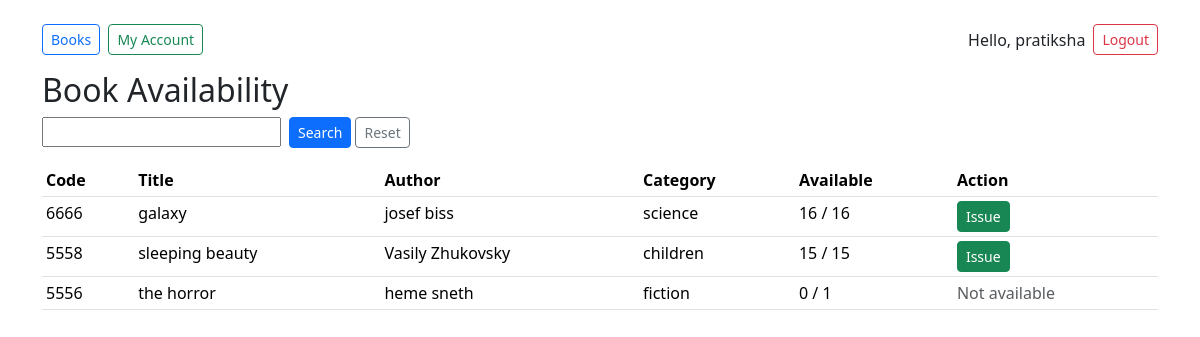
/books/ (signed in), run on the app's committed database.
### library/models.py (models this page shows, shortened)
class Book(models.Model):
    code_no = models.CharField(max_length=50, unique=True)  # unique code like SC(B/M)000001
    title = models.CharField(max_length=255)
    author = models.CharField(max_length=255, blank=True)
    category = models.ForeignKey(Category, on_delete=models.SET_NULL, null=True, blank=True)
    isbn = models.CharField(max_length=40, blank=True)
    total_copies = models.PositiveIntegerField(default=1)
    available_copies = models.PositiveIntegerField(default=1)
    added_on = models.DateField(auto_now_add=True)
    def is_available(self):
        return self.available_copies > 0

class Category(models.Model):
    name = models.CharField(max_length=100)
    class Meta:
        verbose_name_plural = "Categories"
    def __str__(self):
        return self.name

### library/views.py (the view)
# urls.py: path('books/', views.book_availability, name='book_availability'),
@login_required
def book_availability(request):
    form = BookSearchForm(request.GET or None)
    books = Book.objects.all().order_by('title')
    if form.is_valid() and form.cleaned_data.get('q'):
        q = form.cleaned_data['q']
        books = books.filter(title__icontains=q)
    return render(request, 'library/book_availability.html', {'books': books, 'form': form})

### library/forms.py
class BookSearchForm(forms.Form):
    q = forms.CharField(label="Search books (title)", required=False)

### library/templates/library/book_availability.html (shortened to what this page needs)
{% extends "library/base.html" %}
{% block content %}
<h2>Book Availability</h2>
<form method="get" class="mb-3 row g-2">
  <div class="col-auto">
    {{ form.q }}
  </div>
  <div class="col-auto">
    <button class="btn btn-primary btn-sm">Search</button>
    <a class="btn btn-outline-secondary btn-sm" href="{% url 'book_availability' %}">Reset</a>
  </div>
</form>
<table class="table table-sm">
  <thead>
    <tr>
      <th>Code</th>
      <th>Title</th>
      <th>Author</th>
      <th>Category</th>
      <th>Available</th>
      <th>Action</th>
    </tr>
  </thead>
  <tbody>
    {% for b in books %}
      <tr>
        <td>{{ b.code_no }}</td>
        <td>{{ b.title }}</td>
        <td>{{ b.author }}</td>
        <td>{{ b.category }}</td>
        <td>{{ b.available_copies }} / {{ b.total_copies }}</td>
        <td>
          {% if b.is_available %}
            <a class="btn btn-sm btn-success" href="{% url 'issue_book' %}?book={{ b.id }}">Issue</a>
          {% else %}
            <span class="text-muted">Not available</span>
          {% endif %}
        </td>
      </tr>
    {% empty %}
      <tr><td colspan="6">No books found.</td></tr>
    {% endfor %}
  </tbody>
</table>
{% endblock %}

### library/templates/library/base.html (shortened to what this page needs)
<!doctype html>
<html>
<head>
  <link href="https://cdn.jsdelivr.net/npm/bootstrap@5.3.2/dist/css/bootstrap.min.css" rel="stylesheet">
</head>
<body class="container py-4">
  <nav class="mb-3 d-flex align-items-center">
    <div>
      {% if user.is_staff %}
        <a class="btn btn-sm btn-outline-secondary me-1" href="{% url 'admin_home' %}">Admin Home</a>
      {% else %}
        <a class="btn btn-sm btn-outline-primary me-1" href="{% url 'book_availability' %}">Books</a>
        <a class="btn btn-sm btn-outline-success" href="{% url 'user_home' %}">My Account</a>
      {% endif %}
    </div>
    <div class="ms-auto d-flex align-items-center">
      {% if user.is_authenticated %}
        <span class="me-2">Hello, {{ user.username }}</span>
        <form method="post" action="{% url 'logout' %}" style="display:inline;">
          <button type="submit" class="btn btn-sm btn-outline-danger">Logout</button>
        </form>
      {% else %}
        <a class="btn btn-sm btn-outline-primary" href="{% url 'login' %}">Login</a>
      {% endif %}
    </div>
  </nav>
  {% block content %}{% endblock %}
</body>
</html>

### data on the page
Book: code_no "6666", title "galaxy", author "josef biss", category "science", available_copies "16", total_copies "16"
Book: code_no "5558", title "sleeping beauty", author "Vasily Zhukovsky", category "children", available_copies "15", total_copies "15"
Book: code_no "5556", title "the horror", author "heme sneth", category "fiction", available_copies "0", total_copies "1", shows "Not available"

### other printed values
{{ user.username }} "pratiksha"
